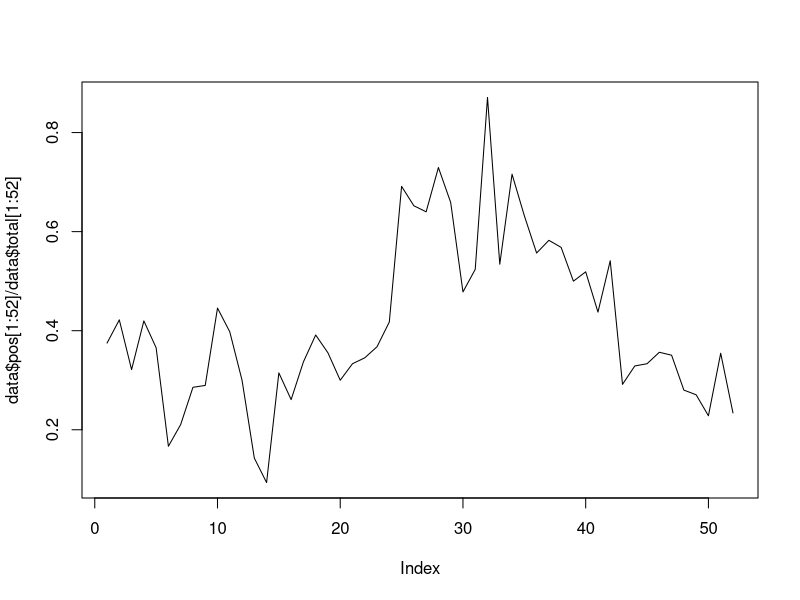

This chart was generated by the following R code: (Note: this script raises an error after producing the figure.)
dev.off() 
rm(list=ls())

data <- read.table("case2regionsOnePerBatch.txt",header=T)

plot(data$pos[1:52]/data$total[1:52],typ="l")
data$ratio <- (data$pos/data$total)


lm1 <- lm(ratio~.,data)
anova(lm1)
lm2 <- step(lm1)
